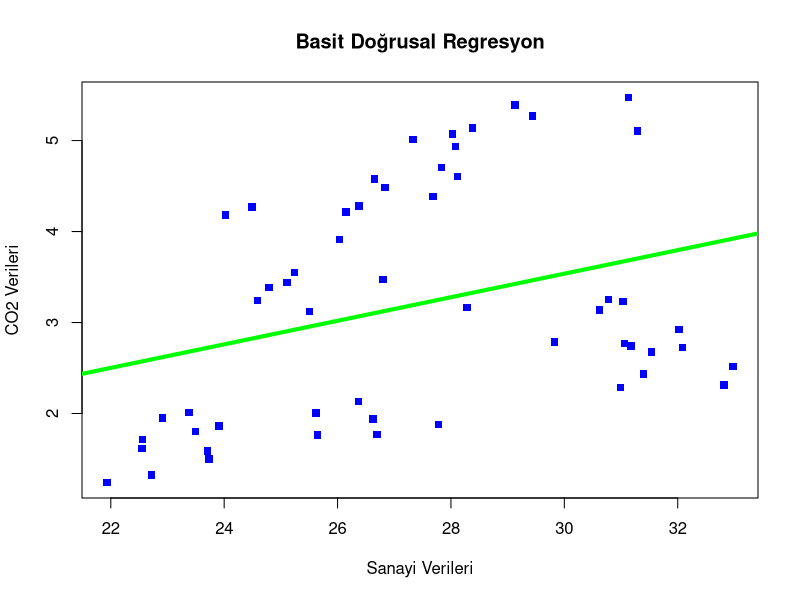

Write the R code that produced this figure.
CO2
View(CO2)


library(readxl)

# 1. Excel dosyasını oku
co2_data  <- read_excel("CO2.xlsx")
View(co2_data)

# 2. Türkiye’ye ait verileri seç
turkiye_co2 <- co2_data [co2_data $`Country Name` == "Turkiye", ]
View(turkiye_co2)

# 3. 1970–2023 yıllarını seç
years <- as.character(1970:2023)
turkiye_years <- turkiye_co2[, years]
View(turkiye_years)

# 4. Tek sütun hâline getir
df_turkiye_co2 <- data.frame(
  CO2 = as.numeric(t(turkiye_years))
)
View(df_turkiye_co2)

# ----   ----   ----   ----   ----

# 1. Excel dosyasını oku
sanayi_data  <- read_excel("Sanayi.xlsx")
View(sanayi_data)

# 2. Türkiye’ye ait verileri seç
turkiye_sanayi <- sanayi_data[sanayi_data $`Country Name` == "Turkiye", ]
View(turkiye_sanayi)

# 3. 1970–2023 yıllarını seç
years <- as.character(1970:2023)
turkiye_sanayi_years <- turkiye_sanayi[, years]
View(turkiye_sanayi_years)

# 3. 1970–2023 yıllarını seç
years <- as.character(1970:2023)
turkiye_years <- turkiye_co2[, years]
View(turkiye_years)

# 4. Tek sütun hâline getir
df_turkiye_sanayi <- data.frame(
  SANAYI = as.numeric(t(turkiye_sanayi_years))
)
View(df_turkiye_sanayi)


# ----   ----   ----   ----   ----

ortak_data <- cbind(df_turkiye_sanayi, df_turkiye_co2)
View(ortak_data)

# 5. Basit lineer regresyon
model <- lm(CO2 ~ SANAYI, data = ortak_data)

# 6. Model özetini göster
summary(model)

# Katsayılar
coef(model)

# Tahmin
predict(model, data.frame(SANAYI = 6))


# 5. Grafik
plot(ortak_data$SANAYI, ortak_data$CO2,
     main = "Basit Doğrusal Regresyon",
     xlab = "Sanayi Verileri", ylab = "CO2 Verileri",
     pch = 15, col = "blue")

# Regresyon Doğrusu
abline(model, col = "green", lwd = 4)
